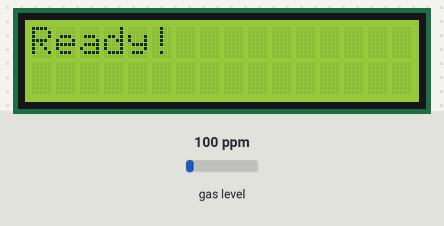
This sketch was run on a simulated Arduino Uno, built with avr-gcc and run on an emulated ATmega328P. Shown: 16×2 character LCD. The inputs (shaded band) are chosen by the test bench; at power-on: gas level 100 ppm. What the sketch prints to the serial monitor is not drawn.

Above: at 5.1 s.
At 7.2 s:
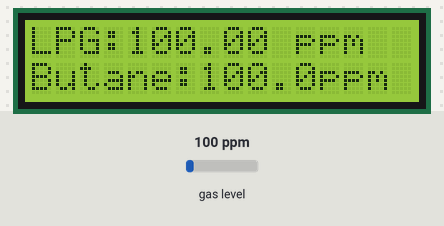
7.3 s: gas level set to 20 ppm
At 9.3 s:
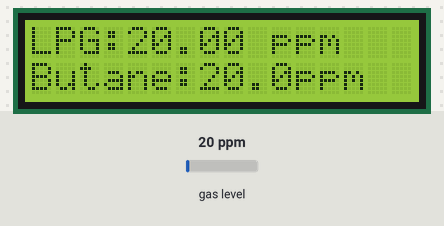
9.6 s: gas level set to 250 ppm
At 11.1 s:
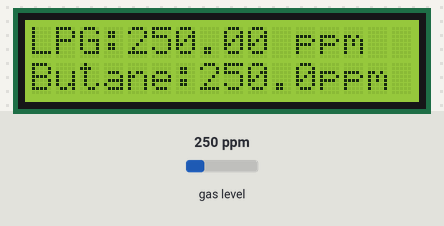
11.7 s: gas level set to 500 ppm
At 12.7 s:
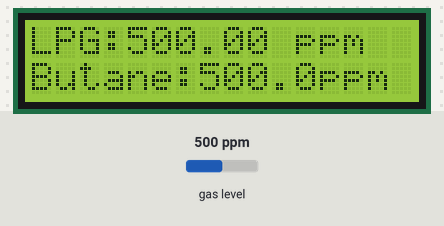
Timing chart, 0 to 14.7 s (numbered marks = the images above; inputs shaded):
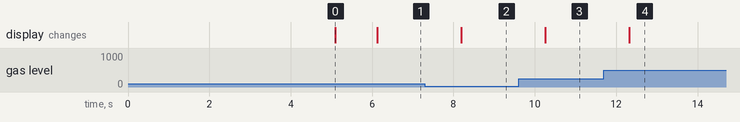

Measured:
- after the input at 7.3 s, the display: changes after 0.89 s (image 2)
- after the input at 9.6 s, the display: changes after 0.66 s (image 3)
- after the input at 11.7 s, the display: changes after 0.62 s (image 4)
- what the display in image 0 shows lasts 1.0 s, from 5.1 s to 6.1 s

The sketch:

Test_MQ6.ino
```cpp
#include <Wire.h>
#include <LiquidCrystal_I2C.h>
#include <MQUnifiedsensor.h>

// Setup Sensor MQ-6
#define Board "Arduino UNO"
#define Voltage_Resolution 5
#define Pin A0
#define Type "MQ-6"
#define ADC_Bit_Resolution 10
#define RatioMQ6CleanAir 10

// Setup LCD I2C (alamat bisa 0x27 atau 0x3F, tergantung modulmu)
LiquidCrystal_I2C lcd(0x27, 16, 2);

MQUnifiedsensor MQ6(Board, Voltage_Resolution, ADC_Bit_Resolution, Pin, Type);

void setup() {
  Serial.begin(9600);
  lcd.init();
  lcd.backlight();
  lcd.clear();

  lcd.setCursor(0, 0);
  lcd.print("Calibrating...");
  Serial.print("Calibrating please wait.");

  MQ6.setRegressionMethod(1); // 1 -> Exponential
  MQ6.init();

  float calcR0 = 0;
  for (int i = 1; i <= 10; i++) {
    MQ6.update();
    calcR0 += MQ6.calibrate(RatioMQ6CleanAir);
    Serial.print(".");
    delay(500);
  }
  MQ6.setR0(calcR0 / 10);
  Serial.println(" done!");

  lcd.clear();
  lcd.setCursor(0, 0);
  lcd.print("Ready!");
  delay(1000);
}

void loop() {
  MQ6.update();

  // --- Baca Gas 1 (misal: LPG) ---
  MQ6.setA(2127.2);
  MQ6.setB(-2.526);
  float ppm_gas1 = MQ6.readSensor();

  // --- Baca Gas 2 (misal: Butane) ---
  MQ6.setA(1009.2);
  MQ6.setB(-2.35);
  float ppm_gas2 = MQ6.readSensor();

  // --- Cetak ke Serial Monitor ---
  Serial.print("LPG: ");
  Serial.print(ppm_gas1);
  Serial.print(" ppm | ");
  Serial.print("Butane: ");
  Serial.println(ppm_gas2);

  // --- Tampilkan ke LCD ---
  lcd.clear();

  lcd.setCursor(0, 0);
  lcd.print("LPG:");
  lcd.print(ppm_gas1, 2); // 1 digit di belakang koma
  lcd.print(" ppm");

  lcd.setCursor(0, 1);
  lcd.print("Butane:");
  lcd.print(ppm_gas2, 1);
  lcd.print("ppm");

  delay(1000); // Update setiap 1 detik
}
```
